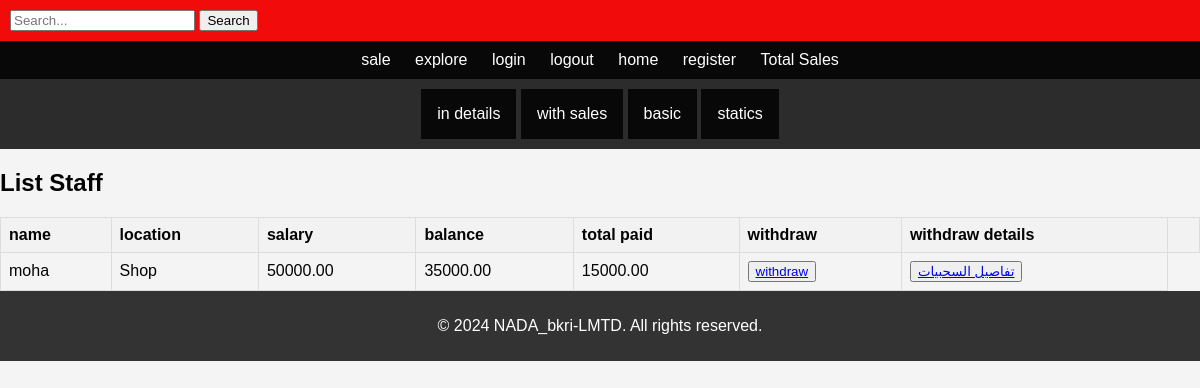
The app's page /salary_list/, older data.
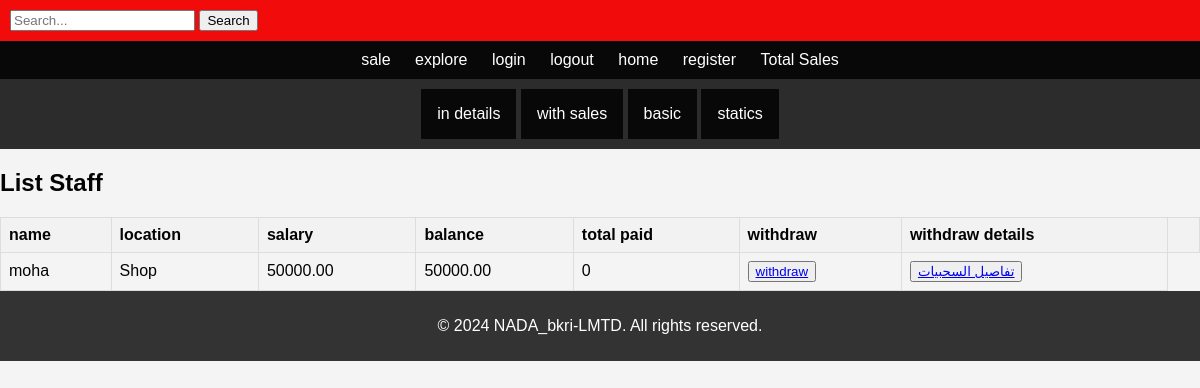
The same page, newer data.
### prd/models.py (models this page shows, shortened)
class Salary(models.Model):
    staff = models.OneToOneField(Staff, on_delete=models.CASCADE,related_name='staff', default=None)
    basic_salary = models.DecimalField(max_digits=10, decimal_places=2)
    deductions = models.DecimalField(max_digits=10, decimal_places=2, default=0)
    bonuses = models.DecimalField(max_digits=10, decimal_places=2, default=0)
    date = models.DateField(default=timezone.now)
    def total_paid(self):
        return sum(payment.amount_paid for payment in self.salary_payment_set.all())
    def remaining_balance(self):
        return self.basic_salary - self.total_paid()

class Salary_Payment(models.Model):
    salary = models.ForeignKey(Salary, on_delete=models.CASCADE)
    amount_paid = models.DecimalField(max_digits=10, decimal_places=2)
    payment_date = models.DateTimeField(default=timezone.now)

class Staff(models.Model):
    SHOP = 'Shop'
    STORE = 'Store'
    LOCATION_CHOICES = [
        (SHOP, 'Shop'),
        (STORE, 'Store'),
    ]
    user = models.OneToOneField(User, on_delete=models.CASCADE,null=True)
    first_name = models.CharField(max_length=255)
    last_name = models.CharField(max_length=255)
    email = models.EmailField(unique=True)
    salary = models.PositiveIntegerField(default=0)
    position = models.CharField(
        max_length=5,
        choices=LOCATION_CHOICES,
        default=SHOP,
    )
    phone_num = models.CharField(max_length=10, null=True)
    national_id = models.CharField(max_length=10, null=True, blank=True)
    profile_picture = models.ImageField(upload_to='staff_profile_pics/', blank=True, null=True)

### prd/views.py (the view)
# urls.py: path('salary_list/',salary_list, name='salary_list'),
def salary_list(request):
    salaries = Salary.objects.all()
    return render(request, 'prd/salary_list.html', {'salaries': salaries})

### prd/templates/prd/salary_list.html (shortened to what this page needs)
{% extends 'base.html' %}
{% block content %}
<h2>List Staff</h2>
<table>
    <thead>
        <tr>
            <th>name</th>
            <th>location</th>
            <th>salary</th>
            <th>balance</th>
            <th>total paid</th>
            <th>withdraw</th>
            <th>withdraw details</th>
            <th></th>
        </tr>
    </thead>
    <tbody>
        {% for staff_member in salaries %}
            <tr>
                <td>{{ staff_member.staff.first_name }}</td>
                <td>{{ staff_member.staff.position }}</td>
                <td>{{ staff_member.basic_salary}}</td>
                <td>{{ staff_member.remaining_balance}}</td>
                <td>{{ staff_member.total_paid}}</td>
                <td><button type="submit"><a href="{% url 'salary_pay' salary_id=staff_member.id %}">withdraw</a></button></td>
                <td><button type="submit"><a href="{% url 'stf_sal_list' salary_id=staff_member.id %}">تفاصيل السحبيات</a></button></td>
            </tr>
        {% endfor %}
    </tbody>
</table>
{% endblock %}

Row changes from the older to the newer data that the page shows:
changed Salary "moha": remaining_balance "35000.00" → "50000.00"; total_paid "15000.00" → "0"
